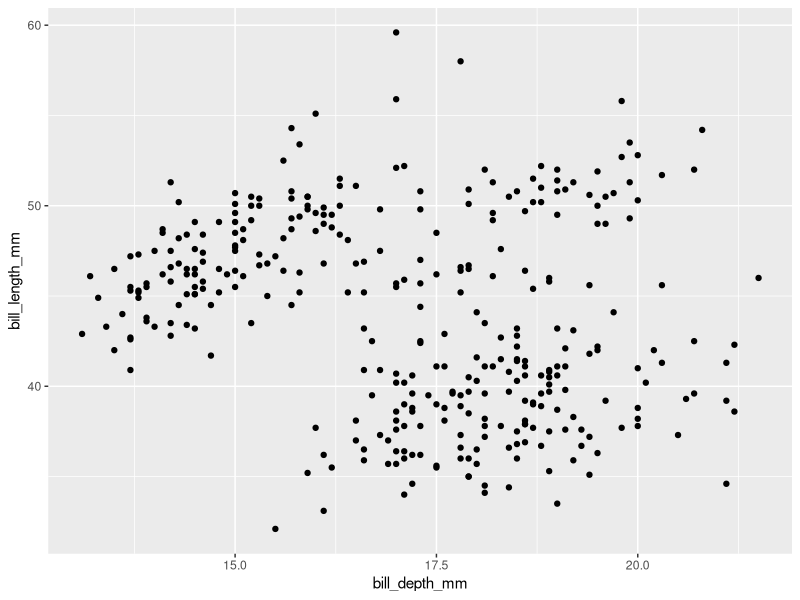
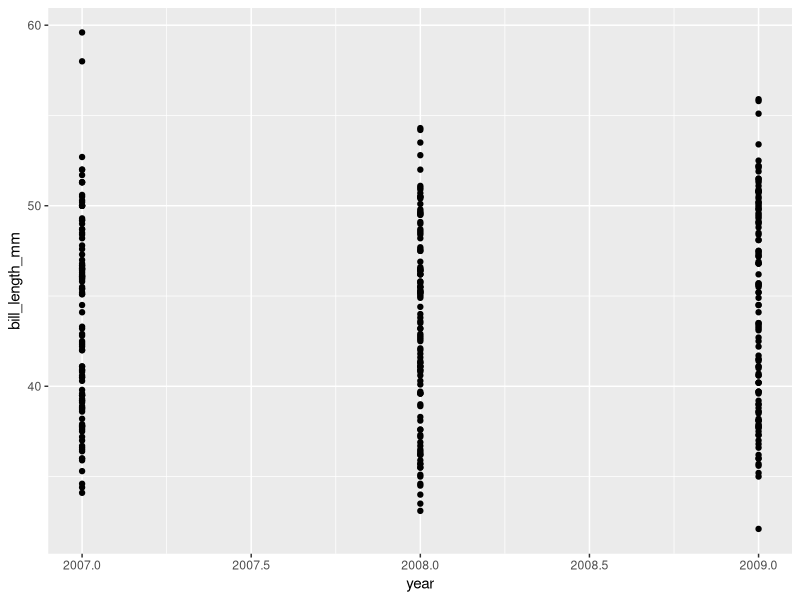
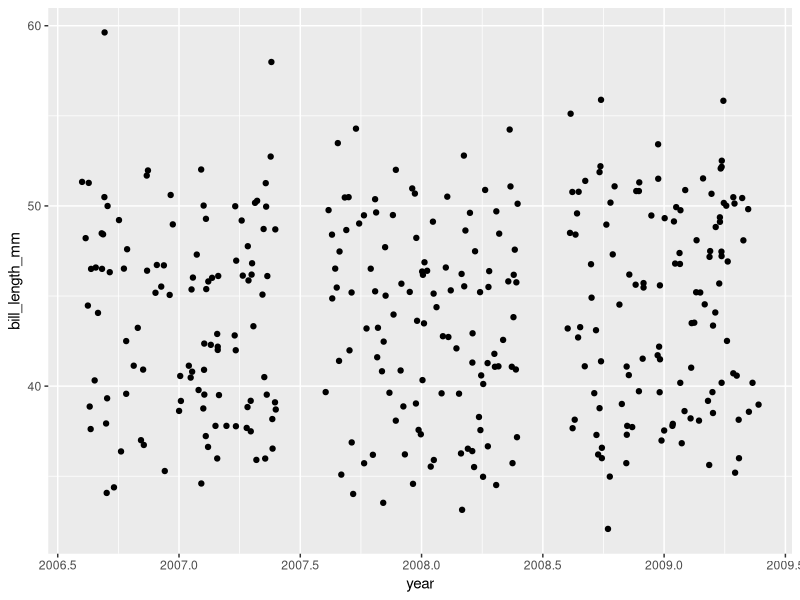
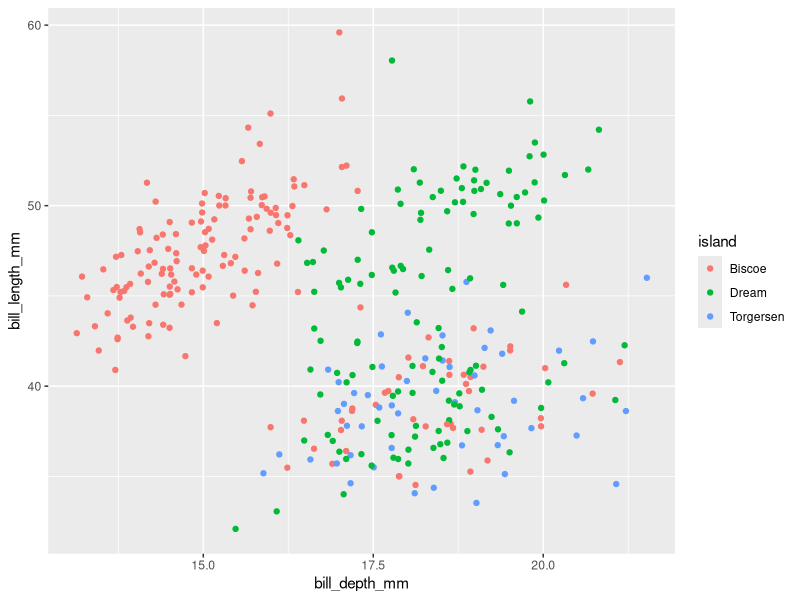
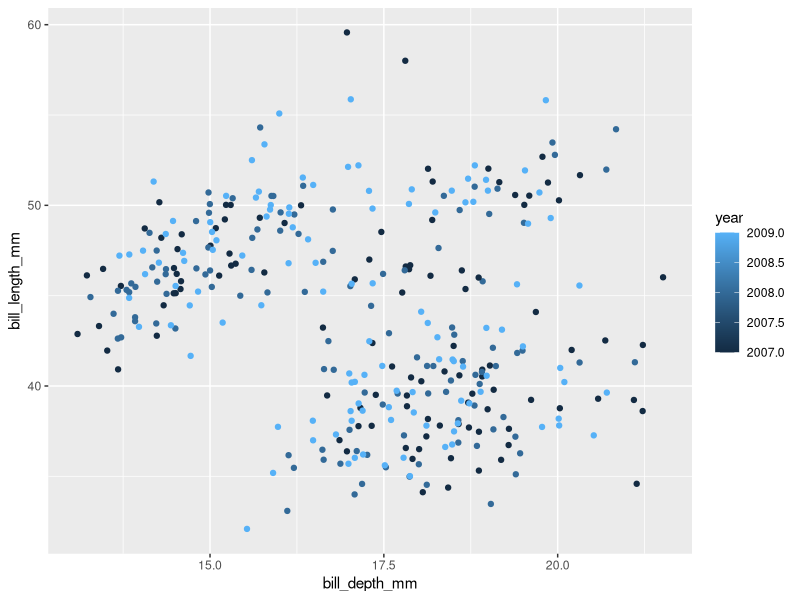
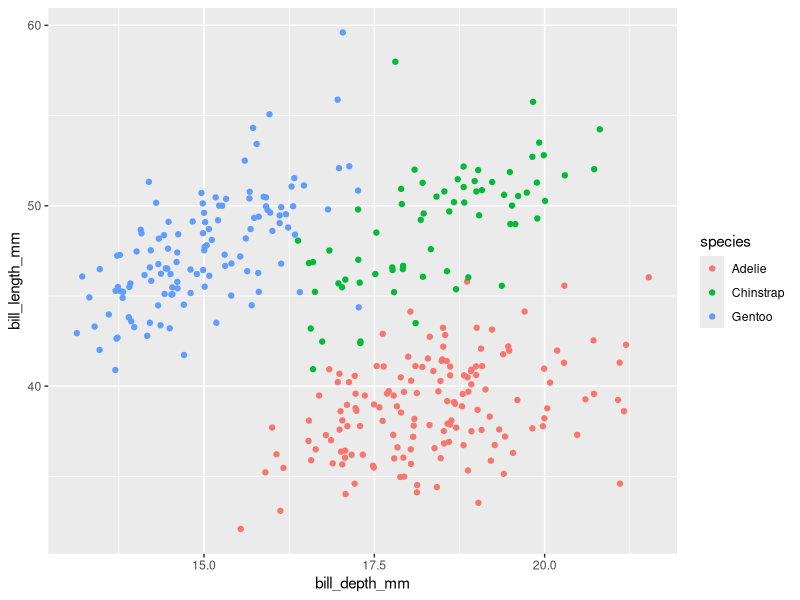
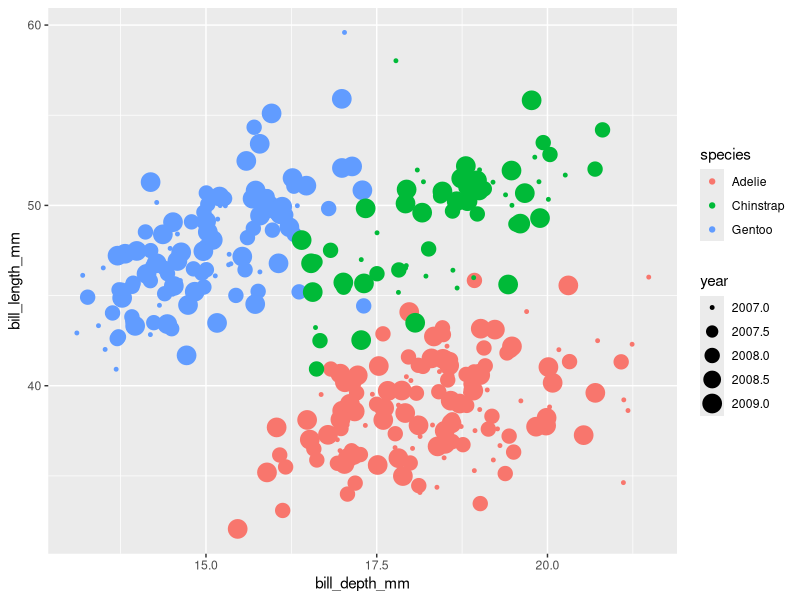
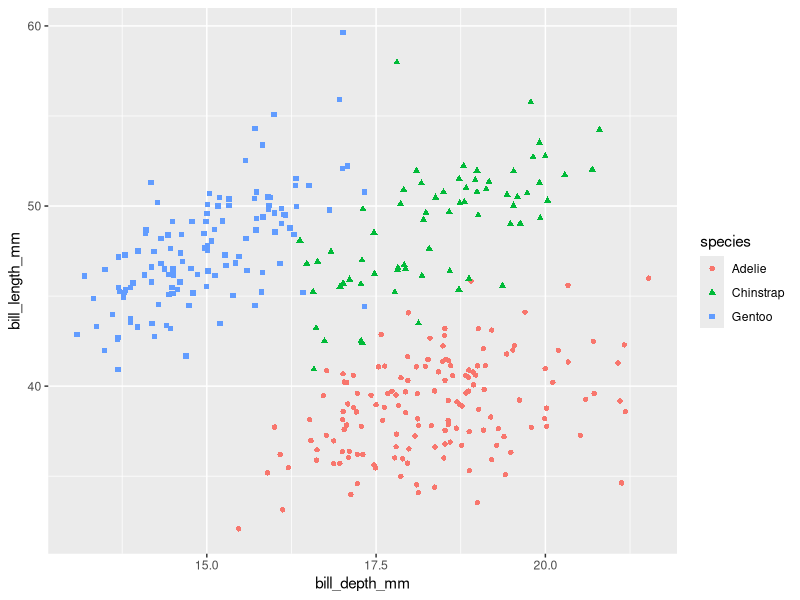

Source code (R) for these figures, in order:
## ---- chunk 1
knitr::opts_chunk$set(
  echo = TRUE,
  fig.retina = 3
)
## ---- chunk 2
# install.packages("tidyverse")
# install.packages("palmerpenguins")
library(tidyverse)
## ---- chunk 3
penguins <- palmerpenguins::penguins
## ---- chunk 4
penguins
## ---- chunk 5
ggplot(data = penguins) +
  geom_point(
    mapping = aes(x = bill_depth_mm,
                  y = bill_length_mm)
  )
## ---- chunk 6
## 1a
ggplot(data = penguins) +
  geom_point(
    mapping = aes(x = year, 
                  y = bill_length_mm)
  )

# 1b
ggplot(data = penguins) +
  geom_jitter(
    mapping = aes(x = year, 
                  y = bill_length_mm)
  )
## ---- chunk 7
ggplot(data = penguins) + 
  geom_jitter(
    mapping = aes(x = bill_depth_mm, 
                  y = bill_length_mm, 
                  colour = island)
  )
## ---- chunk 8
## 2a
ggplot(data = penguins) + 
  geom_jitter(
    mapping = aes(x = bill_depth_mm, 
                  y = bill_length_mm,
                  colour = year)
  )

# 2b
ggplot(data = penguins) + 
  geom_jitter(
    mapping = aes(x = bill_depth_mm, 
                  y = bill_length_mm,
                  colour = species)
  )
## ---- chunk 9
ggplot(data = penguins) + 
  geom_jitter(
    mapping = aes(x = bill_depth_mm, 
                  y = bill_length_mm, 
                  colour = species, 
                  size = year)
  )
## ---- chunk 10
ggplot(data = penguins) + 
  geom_jitter(
    mapping = aes(x = bill_depth_mm, 
                  y = bill_length_mm, 
                  colour = species, 
                  shape = species)
  )
## ---- chunk 11
ggplot(data = penguins) + 
  geom_point(
    mapping = aes(x = bill_depth_mm, 
                  y = bill_length_mm),
    colour = "blue"
  )
## ---- chunk 12
## 4a
ggplot(data = penguins) + 
  geom_point(
    mapping = aes(x = bill_depth_mm, 
                  y = bill_length_mm, 
                  alpha = year)
  )

## 4b
ggplot(data = penguins) + 
  geom_point(
    mapping = aes(x = bill_depth_mm, 
                  y = bill_length_mm),
    alpha = 0.7)
## ---- chunk 13
ggplot(data = penguins) + 
  geom_line(
    mapping = aes(x = bill_depth_mm, 
                  y = bill_length_mm, 
                  group = species, 
                  colour = species)
  )
## ---- chunk 14
ggplot(data = penguins) + 
  geom_boxplot(
    mapping = aes(x = species, 
                  y = bill_length_mm)
  )
## ---- chunk 15
ggplot(data = penguins) + 
  geom_jitter(
    mapping = aes(x = species, 
                  y = bill_length_mm, 
                  colour = species)
  ) +
  geom_boxplot(
    mapping = aes(x = species,
                  y = bill_length_mm)
  )

## ---- chunk 16
ggplot(data = penguins,
       mapping = aes(x = island, 
                     y = bill_length_mm)
) + 
  geom_jitter(aes(colour = island)) +
  geom_boxplot(alpha = .6)

## ---- chunk 17
ggplot(data = penguins, 
       mapping = aes(x = bill_depth_mm, 
                     y = bill_length_mm)
) +
  geom_point(alpha = 0.5) +
  geom_smooth(method = "lm")
## ---- chunk 18
# 5a
ggplot(data = penguins, 
       mapping = aes(x = bill_depth_mm, 
                     y = bill_length_mm)) +
  geom_point(mapping = aes(colour = species),
             alpha = 0.5) +
  geom_smooth(method = "lm")

# 5b
ggplot(penguins, 
       aes(x = bill_depth_mm, 
           y = bill_length_mm)) +
  geom_point(aes(colour = species),
             alpha = 0.5) +
  geom_smooth(method = "lm", 
              aes(colour = species)) +
  geom_smooth(method = "lm", 
              colour = "black")
